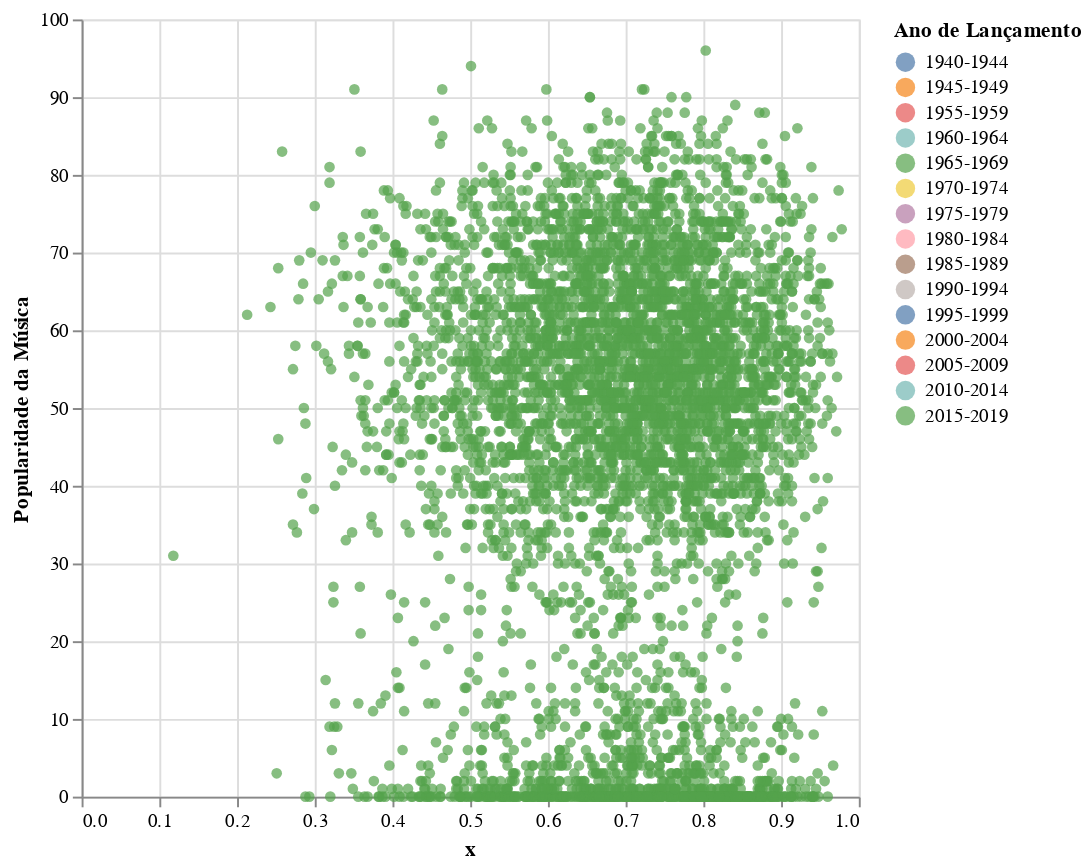

Notebook source saved alongside this figure:
### Code cell
import numpy as np
data_sample = hit_songs.sample(n=5000, random_state=42)

dropdown_xcol = alt.binding_select(
    options=['danceability', 'energy', 'duration_ms', 'valence'],
    name='X-axis column '
)
xcol_param = alt.param(
    value='danceability',
    bind=dropdown_xcol
)

list_years = sorted(data_sample['interval'].unique().tolist())
dropdown_year_release = alt.binding_select(
    options= list_years,
    name='Ano de lançamento: '
)
year_release_param = alt.param(
    value='2015-2019',
    bind=dropdown_year_release
)

points = alt.Chart(data_sample, width=400, height=400).mark_circle().encode(
    alt.X('x', type='quantitative'),
    alt.Y('popularity', type='quantitative', title='Popularidade da Música'),
    color=alt.Color('interval:N', title='Ano de Lançamento').scale(domain=list_years)
).transform_calculate(
    x=f'datum[{xcol_param.name}]'
).add_params(
    xcol_param,
    year_release_param
).transform_filter(
    alt.FieldEqualPredicate(field= 'interval', equal=year_release_param)
)

points

### Figure 1 — Vega-Lite specification as saved in the notebook (floating-point values rounded to 4 significant figures; data arrays with more than 128 entries replaced by an {"elided": "..."} marker saying what was removed)
{"config": {"view": {"continuousWidth": 300, "continuousHeight": 300}}, "data": {"name": "data-3f659a5d04b6a762aea2046cb34f5871"}, "mark": {"type": "circle"}, "encoding": {"color": {"field": "interval", "scale": {"domain": ["1940-1944", "1945-1949", "1955-1959", "1960-1964", "1965-1969", "1970-1974", "1975-1979", "1980-1984", "1985-1989", "1990-1994", "1995-1999", "2000-2004", "2005-2009", "2010-2014", "2015-2019"]}, "title": "Ano de Lançamento", "type": "nominal"}, "x": {"field": "x", "type": "quantitative"}, "y": {"field": "popularity", "title": "Popularidade da Música", "type": "quantitative"}}, "height": 400, "params": [{"name": "param_19", "bind": {"input": "select", "options": ["danceability", "energy", "duration_ms", "valence"], "name": "X-axis column "}, "value": "danceability"}, {"name": "param_20", "bind": {"input": "select", "options": ["1940-1944", "1945-1949", "1955-1959", "1960-1964", "1965-1969", "1970-1974", "1975-1979", "1980-1984", "1985-1989", "1990-1994", "1995-1999", "2000-2004", "2005-2009", "2010-2014", "2015-2019"], "name": "Ano de lançamento: "}, "value": "2015-2019"}], "transform": [{"calculate": "datum[param_19]", "as": "x"}, {"filter": {"equal": {"expr": "param_20"}, "field": "interval"}}], "width": 400, "$schema": "https://vega.github.io/schema/vega-lite/v5.15.1.json", "datasets": {"data-3f659a5d04b6a762aea2046cb34f5871": {"elided": "5000 records"}}}
